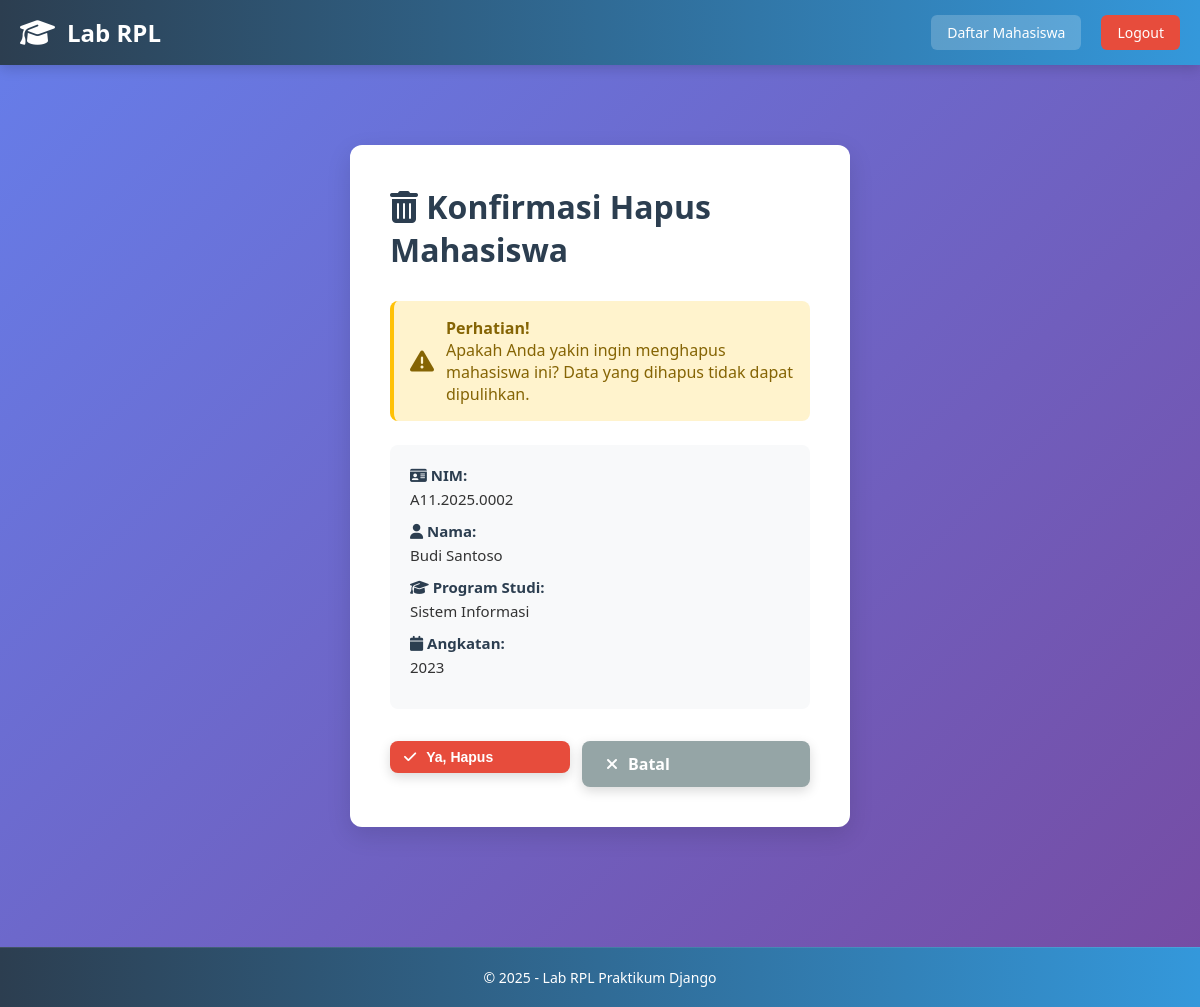
Page /mahasiswa/hapus/2/ (signed in) on the committed database.
### mahasiswa/models.py (models this page shows, shortened)
class Mahasiswa(models.Model):
    nim = models.CharField(max_length=15, unique=True)
    nama = models.CharField(max_length=100)
    programstudi = models.CharField(max_length=50)
    angkatan = models.IntegerField(max_length=4)

### mahasiswa/views.py (the view)
# urls.py: path('hapus/<int:pk>/', views.hapus_mahasiswa, name='hapus_mahasiswa'),
@login_required(login_url='/accounts/login/')
def hapus_mahasiswa(request, pk):
    mahasiswa = get_object_or_404(Mahasiswa, pk=pk)
    if request.method == 'POST':
        mahasiswa.delete()
        return redirect('daftar_mahasiswa')
    return render(request, 'mahasiswa/konfirmasi_hapus.html', {'mahasiswa': mahasiswa})

### mahasiswa/templates/mahasiswa/konfirmasi_hapus.html (shortened to what this page needs)
{% extends 'mahasiswa/base.html' %} {% load static %} {% block content %}
<div class="confirm-box">
    <h2 style="text-align: left; color: #2c3e50; text-shadow: none; margin-bottom: 30px;">
        <i class="fas fa-trash-alt"></i> Konfirmasi Hapus Mahasiswa
    </h2>
    <div class="confirm-warning">
        <i class="fas fa-exclamation-triangle"></i>
        <div>
            <strong>Perhatian!</strong>
            <p>Apakah Anda yakin ingin menghapus mahasiswa ini? Data yang dihapus tidak dapat dipulihkan.</p>
        </div>
    </div>
    <div class="confirm-details">
        <p>
            <strong><i class="fas fa-id-card"></i> NIM:</strong>
            {{ mahasiswa.nim }}
        </p>
        <p>
            <strong><i class="fas fa-user"></i> Nama:</strong>
            {{ mahasiswa.nama }}
        </p>
        <p>
            <strong><i class="fas fa-graduation-cap"></i> Program Studi:</strong>
            {{ mahasiswa.programstudi }}
        </p>
        <p>
            <strong><i class="fas fa-calendar"></i> Angkatan:</strong>
            {{ mahasiswa.angkatan }}
        </p>
    </div>
    <div class="form-actions">
        <form method="POST" style="flex: 1;">
            <button type="submit" class="btn btn-delete" style="width: 100%;">
                <i class="fas fa-check"></i> Ya, Hapus
            </button>
        </form>
        <a href="{% url 'daftar_mahasiswa' %}" class="btn btn-cancel" style="flex: 1;">
            <i class="fas fa-times"></i> Batal
        </a>
    </div>
</div>
{% endblock %}

### mahasiswa/static/mahasiswa/css/style.css (style rules this page uses)
* { margin: 0; padding: 0; box-sizing: border-box; }
body { font-family: 'Segoe UI', Tahoma, Geneva, Verdana, sans-serif; background: linear-gradient(135deg, #667eea 0%, #764ba2 100%); color: #333; min-height: 100vh; display: flex; flex-direction: column; }
h2 { text-align: center; margin-bottom: 40px; color: white; font-size: 32px; font-weight: bold; text-shadow: 2px 2px 4px rgba(0, 0, 0, 0.2); }
.btn { display: inline-flex; align-items: center; gap: 10px; padding: 12px 24px; background-color: white; color: #667eea; text-decoration: none; border: none; border-radius: 8px; cursor: pointer; transition: all 0.3s ease; font-size: 16px; font-weight: 600; box-shadow: 0 4px 12px rgba(0, 0, 0, 0.15); }
.btn-delete { background-color: #e74c3c; color: white; padding: 8px 14px; font-size: 14px; }
.form-actions { display: flex; gap: 12px; justify-content: center; margin-top: 32px; }
.form-actions .btn { flex: 1; }
.btn-cancel { background-color: #95a5a6; color: white; }
.confirm-box { background-color: white; padding: 40px; border-radius: 12px; box-shadow: 0 8px 24px rgba(0, 0, 0, 0.12); max-width: 500px; margin: 40px auto; animation: slideUp 0.5s ease; }
.confirm-warning { background-color: #fff3cd; color: #856404; padding: 16px; border-radius: 8px; border-left: 4px solid #ffc107; margin-bottom: 24px; display: flex; align-items: center; gap: 12px; }
.confirm-warning i { font-size: 24px; }
.confirm-details { background-color: #f8f9fa; padding: 20px; border-radius: 8px; margin-bottom: 24px; }
.confirm-details p { margin-bottom: 12px; font-size: 15px; }
.confirm-details strong { color: #2c3e50; display: block; margin-bottom: 4px; }

### rows in the picture
Mahasiswa: nim "A11.2025.0002", nama "Budi Santoso", programstudi "Sistem Informasi", angkatan "2023"
